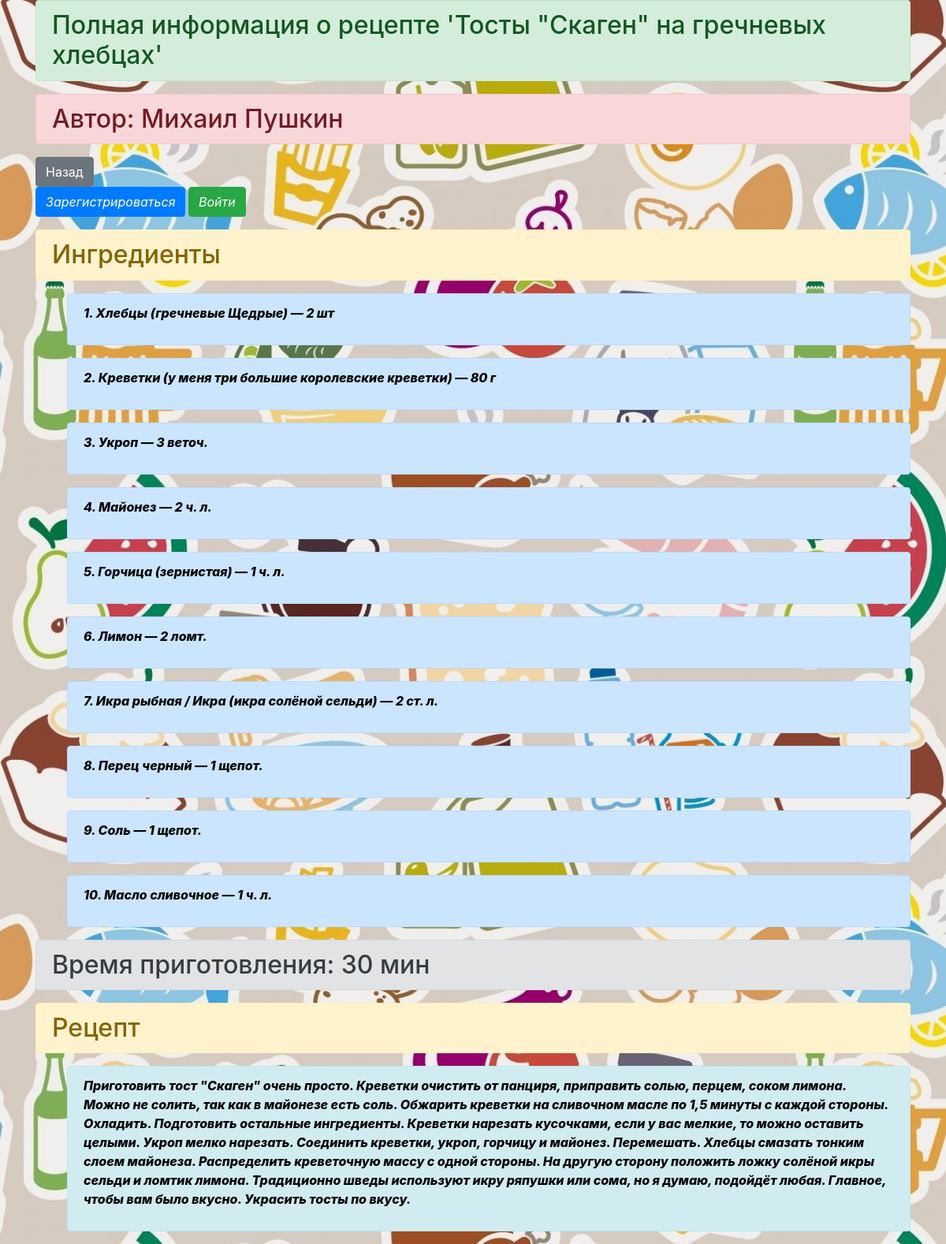
The page /show/2 on the database its author committed.
### data/recipes.py (models this page shows)
class Recipes(SqlAlchemyBase, SerializerMixin):
    __tablename__ = 'recipes'
    id = sqlalchemy.Column(sqlalchemy.Integer,
                           primary_key=True, autoincrement=True)
    personal_id = sqlalchemy.Column(sqlalchemy.Integer,
                                    sqlalchemy.ForeignKey("users.id"))
    name_recipe = sqlalchemy.Column(sqlalchemy.String, nullable=True)
    cooking_time = sqlalchemy.Column(sqlalchemy.String, nullable=True)
    start_date = sqlalchemy.Column(sqlalchemy.DateTime,
                                     default=datetime.datetime.now)
    end_date = sqlalchemy.Column(sqlalchemy.DateTime,
                                     default=datetime.datetime.now)
    ingredients = sqlalchemy.Column(sqlalchemy.String, nullable=True)
    about = sqlalchemy.Column(sqlalchemy.String, nullable=True)
    food = sqlalchemy.Column(sqlalchemy.String, nullable=True)
    name_photo = sqlalchemy.Column(sqlalchemy.String, nullable=True)
    category = sqlalchemy.Column(sqlalchemy.String, nullable=True)
    coeff_popular = sqlalchemy.Column(sqlalchemy.Integer, default=0)
    user = orm.relation('User')

### data/users.py (models this page shows, shortened)
class User(SqlAlchemyBase, UserMixin, SerializerMixin):
    __tablename__ = 'users'
    id = sqlalchemy.Column(sqlalchemy.Integer,
                           primary_key=True, autoincrement=True)
    surname = sqlalchemy.Column(sqlalchemy.String, nullable=True)
    name = sqlalchemy.Column(sqlalchemy.String, nullable=True)
    age = sqlalchemy.Column(sqlalchemy.String, nullable=True)
    birth = sqlalchemy.Column(sqlalchemy.String, nullable=True)
    email = sqlalchemy.Column(sqlalchemy.String,
                              index=True, unique=True, nullable=True)
    hashed_password = sqlalchemy.Column(sqlalchemy.String, nullable=True)
    modified_date  = sqlalchemy.Column(sqlalchemy.DateTime,
                                     default=datetime.datetime.now)
    city_from = sqlalchemy.Column(sqlalchemy.String, nullable=True)
    rec = orm.relation("Recipes", back_populates='user')

### main.py (the view)
    @app.route('/show/<int:id>', methods=['GET', 'POST'])
    def show(id):
        db_sess = db_session.create_session()
        rec = db_sess.query(Recipes).filter(Recipes.id == id,
                                                  ).first()
        user = db_sess.query(User).filter(Recipes.id == id,
                                          Recipes.personal_id == User.id,
                                                  ).first()
        if rec:
            rec.coeff_popular = rec.coeff_popular + 1
            db_sess.commit()
            return render_template('show.html', title='Полная информация о рецепте',
                                   cook=rec.food,
                                   time=rec.cooking_time,
                                   name=user.name,
                                   surname=user.surname,
                                   name_recipe=rec.name_recipe,
                                   ingredients=rec.ingredients)
        else:
            abort(404)
        return redirect('/')

### data/db_session.py (called while the page is built)
def create_session() -> Session:
    global __factory
    return __factory()

### templates/show.html
{% extends "base.html" %}
{% block content %}
<h2 class="alert alert-success" role="alert">{{ title }} '{{ name_recipe }}'</h2>
<h2 class="alert alert-danger" role="alert">Автор: {{ name }} {{ surname }}</h2>
<a href="/" class="btn btn-secondary">Назад</a>
{% if current_user.is_authenticated %}
            <div class="alert alert-light" role="alert" >
              Пользователь: <a href="/logout" class="alert-link">{{ current_user.name }}</a>
            </div>
        {% else %}
            <p>
                <a class="btn btn-primary " href="/register">Зарегистрироваться</a>
                <a class="btn btn-success" href="/login">Войти</a>
            </p>
{% endif %}
<h2 class="alert alert-warning" role="alert">Ингредиенты</h2>
{% set ingredients_list = ingredients.split(",") %}
<ul>
    {% for val in ingredients_list %}
    <div class="alert alert-primary" role="alert">
        <p>{{ loop.index }}. {{ val }}</p>
    </div>
    {% endfor %}
</ul>
<h2 class="alert alert-secondary" role="alert">Время приготовления: {{ time }}</h2>
<h2 class="alert alert-warning" role="alert">Рецепт</h2>
<ul>
<div class="alert alert-info" role="alert">
  <p>{{ cook }}</p>
</div>
</ul>
{% endblock %}

### static/css/fon_web_1.css (style rules this page uses)
body { background-image: url(../img_3/fon4.jpg); background-repeat: repeat-y; }

### static/css/fon_text.css (style rules this page uses)
p { font-weight: 800; font-style: italic; color: rgb(0, 0, 0); }

### rows shown on the page
Recipes: name_recipe "Тосты \"Скаген\" на гречневых хлебцах", cooking_time "30 мин", food "Приготовить тост \"Скаген\" очень просто. Креветки очистить от панциря, приправить солью, перцем, соком лимона. Можно не солить, так как в майонезе есть соль. Обжарить креветки на сливочном масле по 1,5 минуты с каждой стороны. Охладить. Подготовить остальные ингредиенты. Креветки нарезать кусочками, если у вас мелкие, то можно оставить целыми. Укроп мелко нарезать. Соединить креветки, укроп, горчицу и майонез. Перемешать. Хлебцы смазать тонким слоем майонеза. Распределить креветочную массу с одной стороны. На другую сторону положить ложку солёной икры сельди и ломтик лимона. Традиционно шведы используют икру ряпушки или сома, но я думаю, подойдёт любая. Главное, чтобы вам было вкусно.…"
User: name "Михаил", surname "Пушкин"

### other values the page prints
{{ title }} "Полная информация о рецепте"
{{ val }} "Хлебцы (гречневые Щедрые) — 2 шт" "Креветки (у меня три большие королевские креветки) — 80 г" "Укроп — 3 веточ." "Майонез — 2 ч. л." "Горчица (зернистая) — 1 ч. л." "Лимон — 2 ломт." "Икра рыбная / Икра (икра солёной сельди) — 2 ст. л." "Перец черный — 1 щепот." "Соль — 1 щепот." "Масло сливочное — 1 ч. л."
